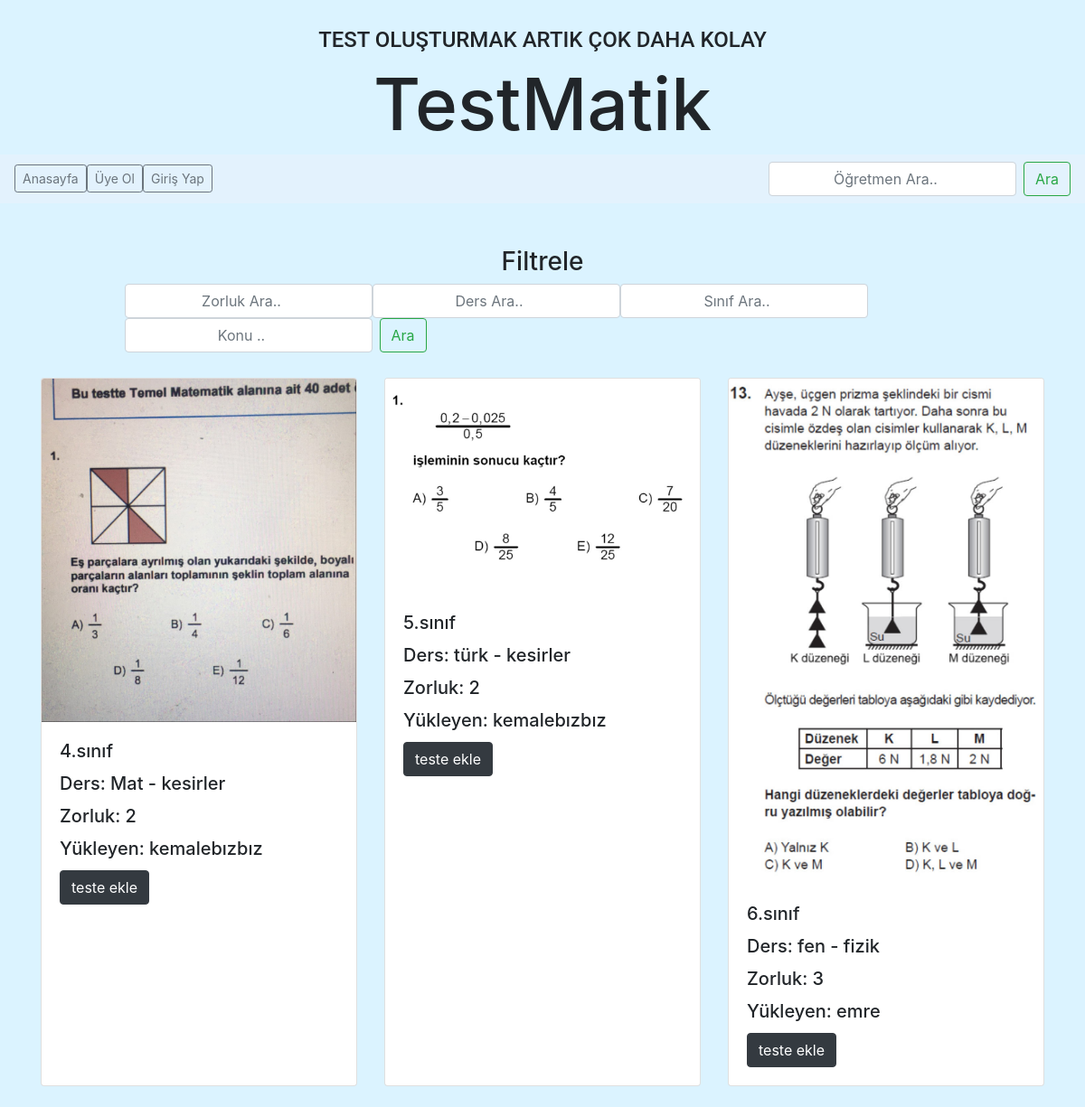
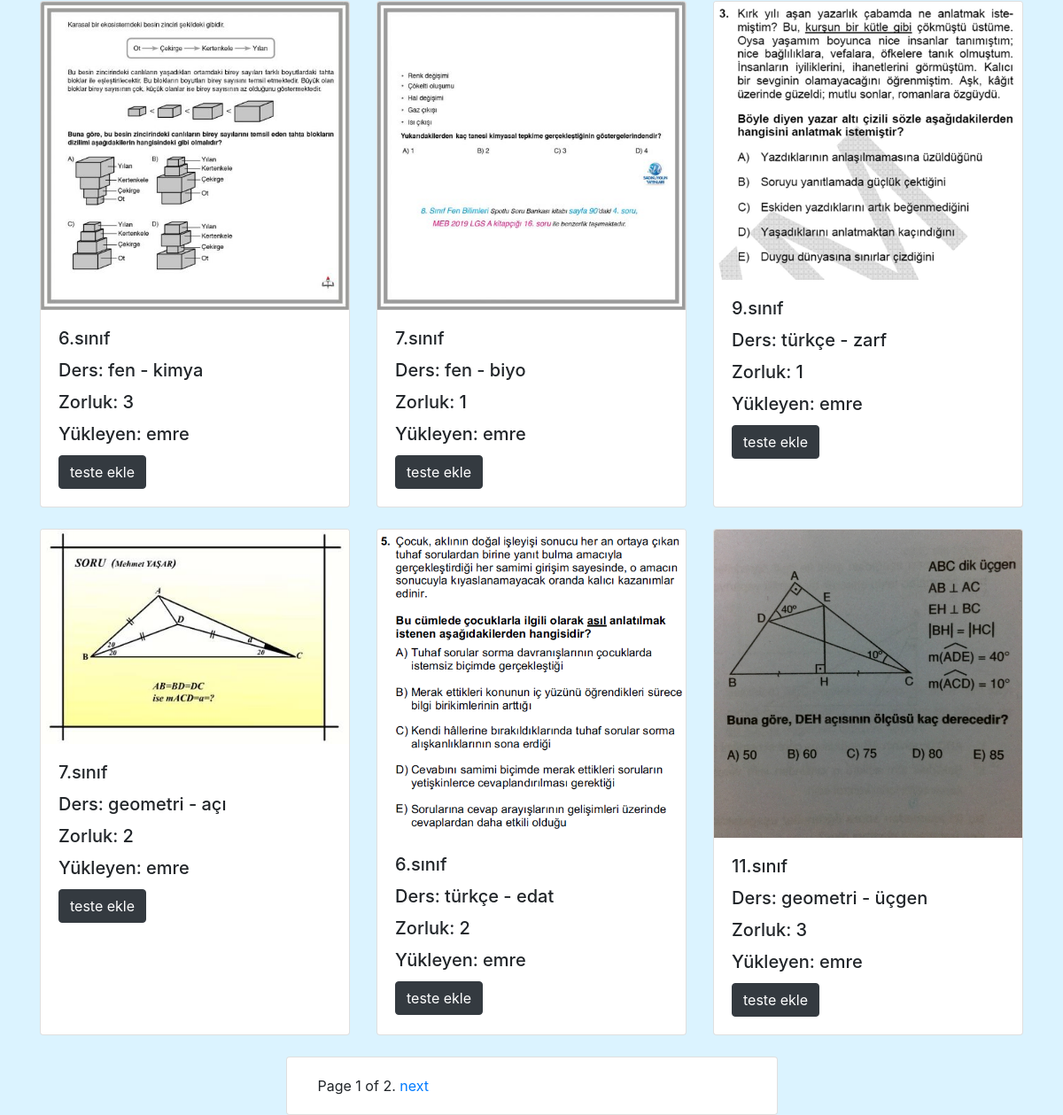
The app's page /soru/index/, older data (2 pictures, top to bottom).
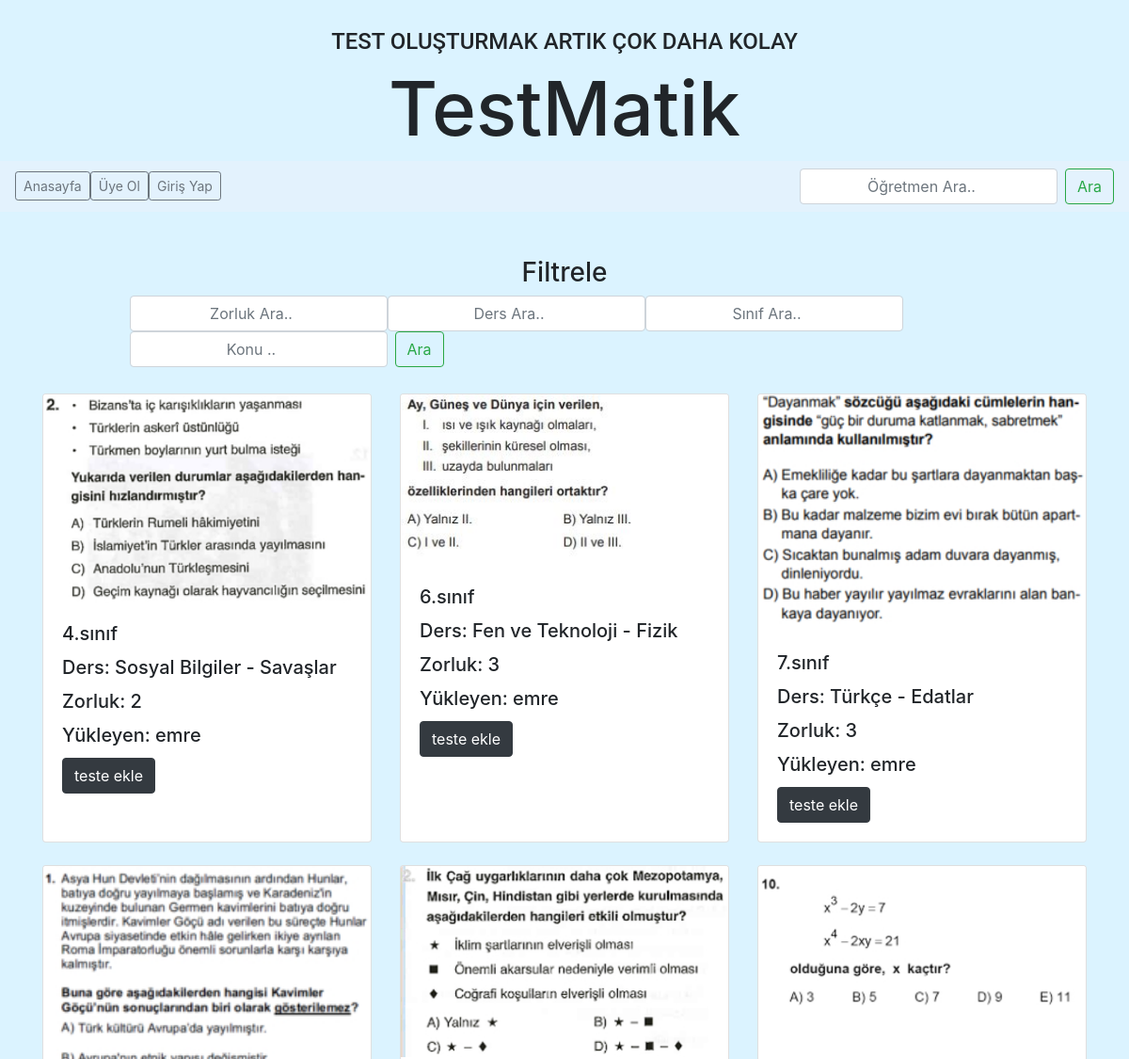
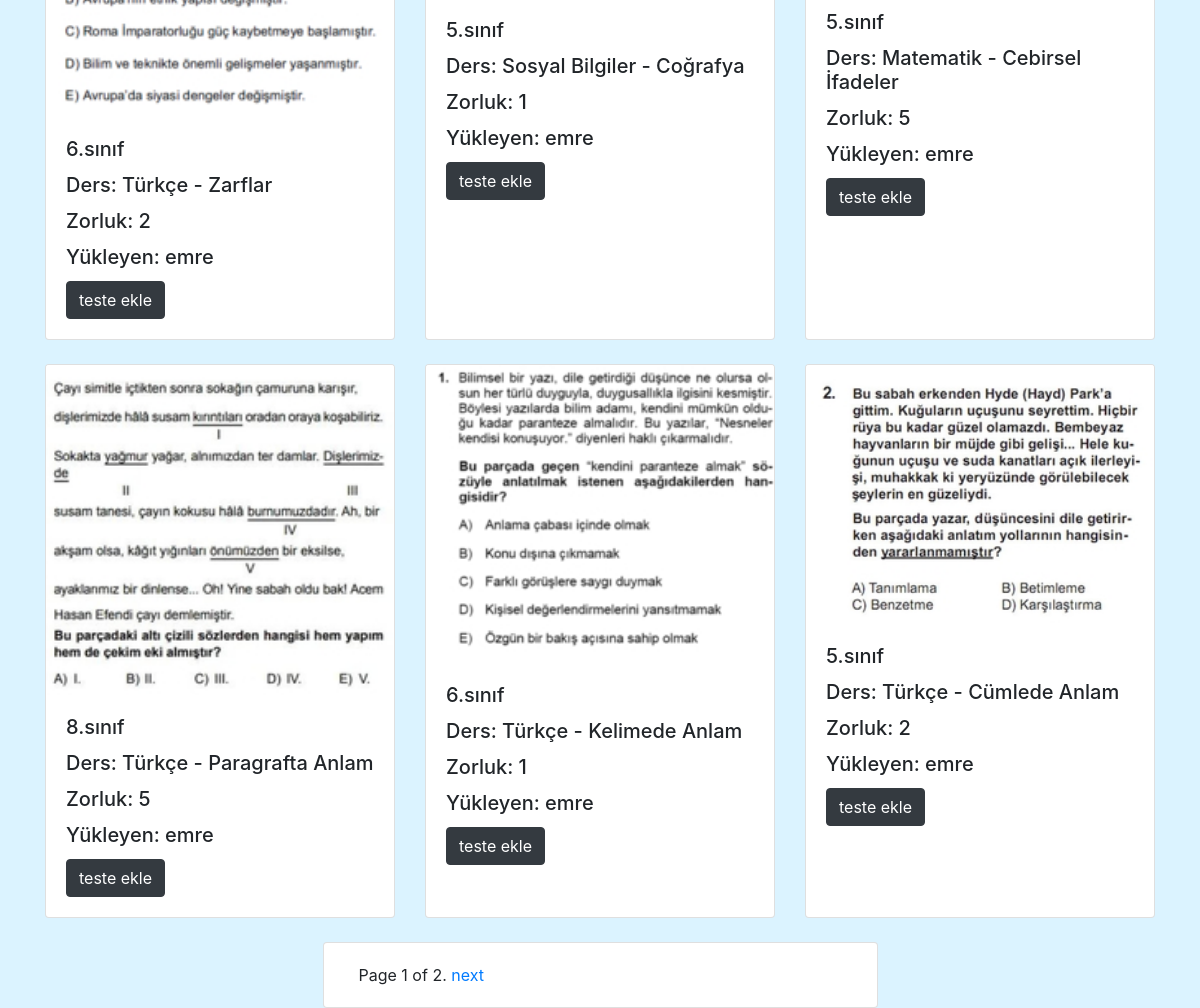
The same page, newer data (2 pictures, top to bottom).
### soru/models.py (models this page shows, shortened)
class Soru(models.Model):
    user = models.ForeignKey('auth.User', verbose_name='HOCA', related_name='sorular')
    sınıf = models.IntegerField()
    ders = models.CharField(max_length=100)
    konu = models.CharField(max_length=100)
    zorluk = models.IntegerField()
    image = models.ImageField()
    slug = models.SlugField(unique=True, editable=False, max_length=130)
    testid = models.CharField(null=True, blank=True, max_length=100)
    def set_testid_url(self):
        return reverse('soru:settest', kwargs={'slug': self.slug})
    def get_absolute_url(self):
        return reverse('soru:detail', kwargs={'slug': self.slug})
    class Meta:
        ordering = ['id']

### soru/views.py (the view, shortened to what this page needs)
def soru_index(request):
    soru_list = Soru.objects.all()
    query = request.GET.get('q')
    if query:
        soru_list = soru_list.filter(
            Q(user__username__icontains=query)
        ).distinct()
    zorlukquery = request.GET.get('w')
    dersquery = request.GET.get('e')
    sinifquery = request.GET.get('r')
    konuquery = request.GET.get('t')
    paginator = Paginator(soru_list, 9)  # Show 25 contacts per page
    page = request.GET.get('sayfa')
    try:
        sorular = paginator.page(page)
    except PageNotAnInteger:
        sorular = paginator.page(1)
    except EmptyPage:
        sorular = paginator.page(paginator.num_pages)
    return render(request, 'soru/index.html', {'sorular': sorular})

### templates/soru/index.html (shortened to what this page needs)
{% extends 'base.html' %}
{% load static %}
{% block body %}
    <div class="container">
    	<br>	<br>
    <link rel="stylesheet" href="{% static 'css/index.css' %}">
         <center><h3>Filtrele</h3></center>
        <form class="form-inline my-2 my-lg-1 offset-md-1">
            <input class="form-control" type="search" name="w" placeholder="Zorluk Ara.." style="text-align: center"aria-label="Search" value="{{ request.GET.w }}">
            <input class="form-control" type="search" name="e" placeholder="Ders Ara.." style="text-align: center"aria-label="Search" value="{{ request.GET.e }}">
            <input class="form-control" type="search" name="r" placeholder="Sınıf Ara.." style="text-align: center"aria-label="Search" value="{{ request.GET.r }}">
            <input class="form-control mr-sm-2" type="search" name="t" placeholder="Konu .." style="text-align: center"aria-label="Search" value="{{ request.GET.t }}">
            <button class="btn btn-outline-success my-2 my-sm-0" type="submit">Ara</button>
        </form>
   <br>
    <div>
        <div class="row">
            {% for soru in sorular %}
                <div class="col-xs-12 col-md-6 col-lg-4 mb-4 ">
                    <div class="card h-100" style="position: relative;">
                        {% if soru.image %}
                            <img src="{{ soru.image.url }}" class="card-img-top">
                        {% endif %}
                        <div class="card-body">
                            <h5 class="card-title"> {{ soru.sınıf }}.sınıf </h5>
                            <h5 class="card-title">Ders: {{ soru.ders }} - {{ soru.konu }} </h5>
                            <h5 class="card-title">Zorluk: {{ soru.zorluk }}</h5>
                            <h5 class="card-title">Yükleyen: {{ soru.user }}</h5>
                            <a href="{{ soru.set_testid_url }}" class="btn btn-dark">teste ekle</a>
                        </div>
                    </div>
                </div>
            {% endfor %}
        </div>
   </div>
     <div class="card col-md-6 offset-md-3">
            <div class="card-body">
                <div class="pagination">
                    <span class="step-links">
                        <span class="current">
                            Page {{ sorular.number }} of {{ sorular.paginator.num_pages }}.
                        </span>
                        {% if sorular.has_next %}
                            <a href="?sayfa={{ sorular.next_page_number }}{% if request.GET.q %}&q={{ request.GET.q }}{% endif %}">next</a>
                        {% endif %}
                    </span>
                </div>
            </div>
     </div>
    </div>
{% endblock %}

### templates/base.html (shortened to what this page needs)
{% load static %}
<!DOCTYPE html>
<html lang="en">
<head>
    <link rel="stylesheet" href="{% static 'css/bootstrap.min.css' %}">
    <link rel="stylesheet" href="{% static 'css/style.css' %}">
</head>
<body>
    <center><h4 style="font-family:Roboto;">TEST OLUŞTURMAK ARTIK ÇOK DAHA KOLAY</h4></center>
    <center><h1 style="font-size: 500%" style="font-family:Arial Black;" >TestMatik</h1></center>
    <div style="background-color: #dbf3ff">
    {% include 'header.html' %}
    {% block body %}
    {% endblock %}
    </div>
</body>
</html>

### templates/header.html (shortened to what this page needs)
<nav class="navbar navbar-expand-lg navbar-light" style="background-color: #e3f2fd;">
  <div class="collapse navbar-collapse" id="navbarSupportedContent">
    <ul class="navbar-nav mr-auto">
        <li class="nav-item active">
            <a class="btn btn-sm btn-outline-secondary" href="{% url 'home' %}">Anasayfa <span class="sr-only">(current)</span></a>
        </li>
        {% if not request.user.is_authenticated %}
            <li class="nav-item active"><a class="btn btn-sm btn-outline-secondary" href="{% url 'accounts:register' %}">Üye Ol</a></li>
            <li class="nav-item active"><a class="btn btn-sm btn-outline-secondary" href="{% url 'accounts:login' %}">Giriş Yap</a></li>
        {% else %}
            <li class="nav-item active"><a class="btn btn-sm btn-outline-secondary" href="{% url 'accounts:logout' %}">Çıkış Yap</a></li>
        {% endif %}
    </ul>
    <form class="form-inline my-2 my-lg-0">
      <input class="form-control mr-sm-2" type="search" name="q" placeholder="Öğretmen Ara.." style="text-align: center"aria-label="Search" value="{{ request.GET.q }}">
      <button class="btn btn-outline-success my-2 my-sm-0" type="submit">Ara</button>
    </form>
  </div>
</nav>

### static/css/style.css (style rules this page uses)
body { padding-top: 30px; height: 100%!important; background-color: #dbf3ff; }
html { min-height: 100vh!important; }

### templates/base.html (style rules this page uses)
html { min-height:100vh; background-color: #dbf3ff; }
body { ; height:100%; padding-top: 330px; }

Row changes from the older to the newer data that the page shows:
removed Soru: image (picture), sınıf "4", ders "Mat", konu "kesirler", zorluk "2", user "kemalebızbız"
removed Soru: image (picture), sınıf "9", ders "türkçe", konu "zarf", zorluk "1", user "emre"
changed Soru: image: a different picture; sınıf "5" → "4"; ders "türk" → "Sosyal Bilgiler"; konu "kesirler" → "Savaşlar"; user "kemalebızbız" → "emre"
changed Soru: image: a different picture; ders "fen" → "Fen ve Teknoloji"; konu "fizik" → "Fizik"
changed Soru: image: a different picture; sınıf "6" → "7"; ders "fen" → "Türkçe"; konu "kimya" → "Edatlar"
changed Soru: image: a different picture; sınıf "7" → "6"; ders "fen" → "Türkçe"; konu "biyo" → "Zarflar"; zorluk "1" → "2"
changed Soru: image: a different picture; sınıf "7" → "5"; ders "geometri" → "Sosyal Bilgiler"; konu "açı" → "Coğrafya"; zorluk "2" → "1"
changed Soru: image: a different picture; sınıf "6" → "5"; ders "türkçe" → "Matematik"; konu "edat" → "Cebirsel İfadeler"; zorluk "2" → "5"
changed Soru: image: a different picture; sınıf "11" → "8"; ders "geometri" → "Türkçe"; konu "üçgen" → "Paragrafta Anlam"; zorluk "3" → "5"
now on this page (row edited): Soru: image (picture), sınıf "6", ders "Türkçe", konu "Kelimede Anlam", zorluk "1", user "emre"
now on this page (row edited): Soru: image (picture), sınıf "5", ders "Türkçe", konu "Cümlede Anlam", zorluk "2", user "emre"
